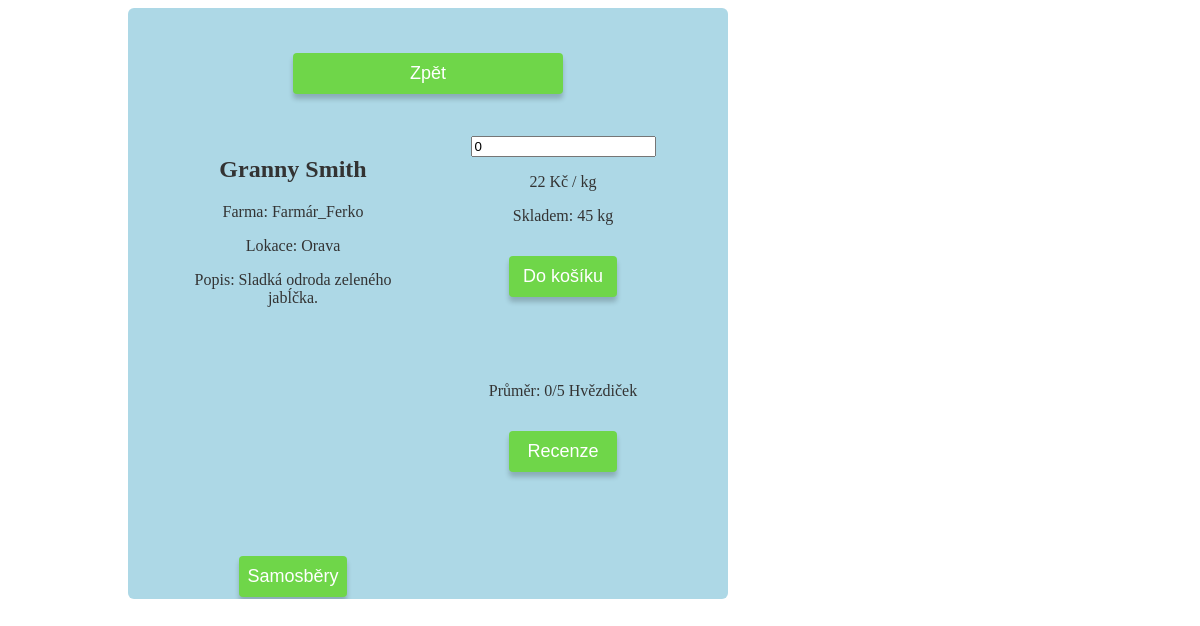
The page /productdetail.php?detail=1 on the database its author committed.
### tables this page shows
CREATE TABLE SPECIFIC_CROP(
    CROPID INT(64) NOT NULL PRIMARY KEY AUTO_INCREMENT,
    CROP_NAME VARCHAR(64) NOT NULL,
    CROP VARCHAR(64) NOT NULL,
    CATEGORY VARCHAR(64) NOT NULL,
    AMOUNT INT(64) DEFAULT 0,
    PRICE FLOAT(10) DEFAULT 0,
    PER_UNIT VARCHAR(2) NOT NULL DEFAULT "kg",
    PHOTO_URL VARCHAR(128),
    DESCRIPTION VARCHAR(128),
    CROPLOCATION VARCHAR(64) NOT NULL,
    FARMER VARCHAR(64) NOT NULL,
    FOREIGN KEY (FARMER) REFERENCES FARMERS(LOGIN),
    FOREIGN KEY (CATEGORY) REFERENCES CROP(CATEGORY),
    FOREIGN KEY (CROP) REFERENCES CROP(CROPTYPE),
    FOREIGN KEY (FARMER) REFERENCES FARMERS(LOGIN)
);

### services.php (called while the page is built, shortened)
<?php
class AccountService
{
    private $pdo;
    function __construct()
    {
        $this->pdo = $this->connect_db();
    }
    function connect_db()
    {
        $dsn = 'mysql:host=localhost;dbname=zelnytrh';
        $username = 'root';
        $password = 'passwd';
        $options = array(PDO::MYSQL_ATTR_INIT_COMMAND => 'SET NAMES utf8');
        $pdo = new PDO($dsn, $username, $password, $options);
        return $pdo;
    }
    function get($table, $what, $condition)
    {
        $query = $this->pdo->prepare("SELECT " . $what . " FROM " . $table . " WHERE " . $condition . ";");
        $query->execute();
        return $query;
    }
}

### productdetail.php (the view, shortened to what this page needs)
<?php
require_once "services.php";
class ProductDetail
{
    private $id;
    private $db;
    public function __construct($id)
    {
        $this->id = $id;
        $this->db = new AccountService();
    }
    public function getName()
    {
        $getname = $this->db->get("SPECIFIC_CROP", "CROP_NAME", "CROPID=" . $this->id);
        $name = $getname->fetch();
        echo "<h2>" . $name[0] . "</h2>";
    }
    public function getLocation()
    {
        $getlocation = $this->db->get("SPECIFIC_CROP", "CROPLOCATION", "CROPID=" . $this->id);
        $location = $getlocation->fetch();
        echo "<p>Lokace: " . $location[0] . "</p>";
    }
    public function getFarmer()
    {
        $gettext = $this->db->get("SPECIFIC_CROP", "FARMER", "CROPID=" . $this->id);
        $text = $gettext->fetch();
        echo "<p>Farma: " . $text[0] . "</p>";
    }
    public function getDescript()
    {
        $gettext = $this->db->get("SPECIFIC_CROP", "DESCRIPTION", "CROPID=" . $this->id);
        $text = $gettext->fetch();
        echo "<p>Popis: " . $text[0] . "</p>";
    }
    public function getPrice()
    {
        $getprice = $this->db->get("SPECIFIC_CROP", "PRICE", "CROPID=" . $this->id);
        $price = $getprice->fetch();
        $getunit = $this->db->get("SPECIFIC_CROP", "PER_UNIT", "CROPID=" . $this->id);
        $unit = $getunit->fetch();
        echo "<p>"  . $price[0] . " Kč / " . $unit[0] ."</p>";
    }
    public function getavailable()
    {
        $getamount = $this->db->get("SPECIFIC_CROP", "AMOUNT", "CROPID=" . $this->id);
        $amount = $getamount->fetch();
        $getunit = $this->db->get("SPECIFIC_CROP", "PER_UNIT", "CROPID=" . $this->id);
        $unit = $getunit->fetch();
        echo "<p>Skladem: "  . $amount[0] . " " . $unit[0] ."</p>";
    }
    public function getAvgRatings()
    {
        $avg = 0;
        echo "<p>Průměr: " . round($avg, 0) . "/5 Hvězdiček </p>";
    }
    public function addAmount()
    {
        $amount = 0;
        $crop = $this->id;
        echo '<button type="submit" class="buythis" onclick="buyproduct(' . $amount . ',' . $crop . ')">Do košíku</button>';
    }
}
$product = new ProductDetail($_GET['detail']);
?>
<head>
	<link rel="stylesheet" href="productstyle.css">
</head>
    <div class="detail-container">
        <div class="detail">
            <a href="index3.php"><button id="myBtn" class="back">Zpět</button></a>
			<div class="detail-column detail-left">
                <?php
                    $product->getName();
                    $product->getFarmer();
                    $product->getLocation();
                    $product->getDescript();
                ?>
			</div>
			<div class="detail-column detail-right">
                <input type="number" id="myText" min="1" value="0">
                <?php
                    $product->getPrice();
                    $product->getavailable();
                    $product->addAmount();
                    ?>
			</div>
            <div class="detail-column detail-left">
                <?php $product->getAvgRatings(); ?>
			    <button type="submit" class="harvest" onclick="openReview()">Recenze</button>
		    </div>
		    <div class="detail-column detail-right">
			    <button type="submit" class="harvest" onclick="openHarvest()">Samosběry</button>
            </div>
        </div>
    </div>

### productstyle.css (style rules this page uses)
.detail-container { background-color: transparent; width: 100%; height: 100vh; display: flex; align-items: top; justify-content: top; position: absolute; z-index: 2; }
.harvest { padding: 10px 60px; background: #fff; border: 0; outline: none; cursor: pointer; font-size: 22px; font-weight: 500; border-radius: 30px; box-sizing: border-box; }
.detail { margin: 0% 30% 20% 10%; width: 50%; height: 70%; background-color:#add8e6; border-radius: 6px; position: absolute; z-index: 1; text-align: center; padding: 30px; color: #333; display: block; box-sizing: border-box; overflow: auto; }
.detail-column { background-color:#add8e6; width: 540px; float: left; align-items: center; justify-content: center; display: block }
.detail-left { background-color: transparent; width: 40%; margin: 5%; }
.detail-right { background-color: transparent; width: 40%; margin: 5%; }
.detail button { width: 50%; padding: 10px 0; margin: 15px; background: #6fd649; color: #fff; border: 0; outline: none; font-size: 18px; border-radius: 4px; cursor: pointer; box-shadow: 0 5px 5px rgba(0, 0, 0, 0.2); align-items: center; bottom: 0; }

### rows shown on the page
specific_crop: CROP_NAME "Granny Smith", FARMER "Farmár_Ferko", CROPLOCATION "Orava", DESCRIPTION "Sladká odroda zeleného jabĺčka.", PRICE "22", PER_UNIT "kg", AMOUNT "45"

### other values the page prints
$avg "0"
